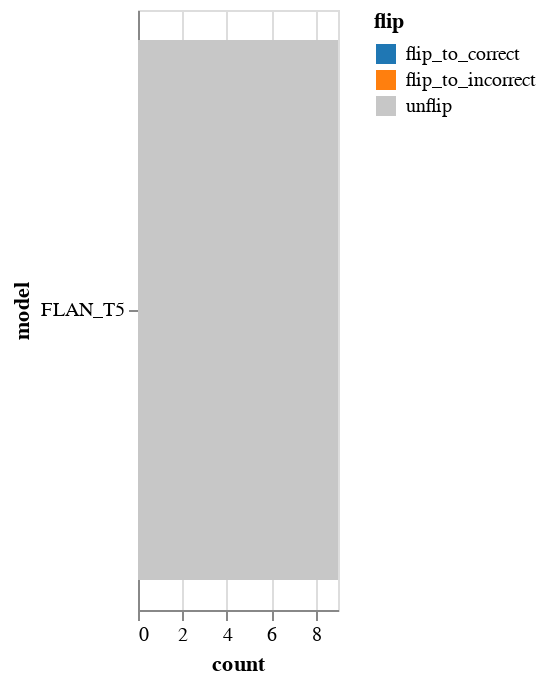

Here is the notebook cell this chart was saved with:
### Code cell
rewrite.visualize_models(models=["FLAN_T5"])

### Figure 1 — Vega-Lite specification as saved in the notebook (floating-point values rounded to 4 significant figures)
{"$schema": "https://vega.github.io/schema/vega-lite/v3.2.1.json", "config": {"mark": {"tooltip": null}, "view": {"height": 300, "width": 400}}, "data": {"name": "data-ffb0e13a6fce31988502f99763de7a07"}, "datasets": {"data-ffb0e13a6fce31988502f99763de7a07": [{"count": 0, "flip": "flip_to_correct", "model": "FLAN_T5"}, {"count": 0, "flip": "flip_to_incorrect", "model": "FLAN_T5"}, {"count": 9, "flip": "unflip", "model": "FLAN_T5"}]}, "encoding": {"color": {"field": "flip", "scale": {"domain": ["flip_to_correct", "flip_to_incorrect", "unflip"], "range": ["#1f77b4", "#ff7f0e", "#c7c7c7"]}, "type": "nominal"}, "tooltip": [{"field": "model", "type": "nominal"}, {"field": "count", "type": "quantitative"}, {"field": "correctness", "type": "nominal"}], "x": {"field": "count", "stack": "zero", "type": "quantitative"}, "y": {"field": "model", "type": "nominal"}}, "mark": "bar", "width": 100}
